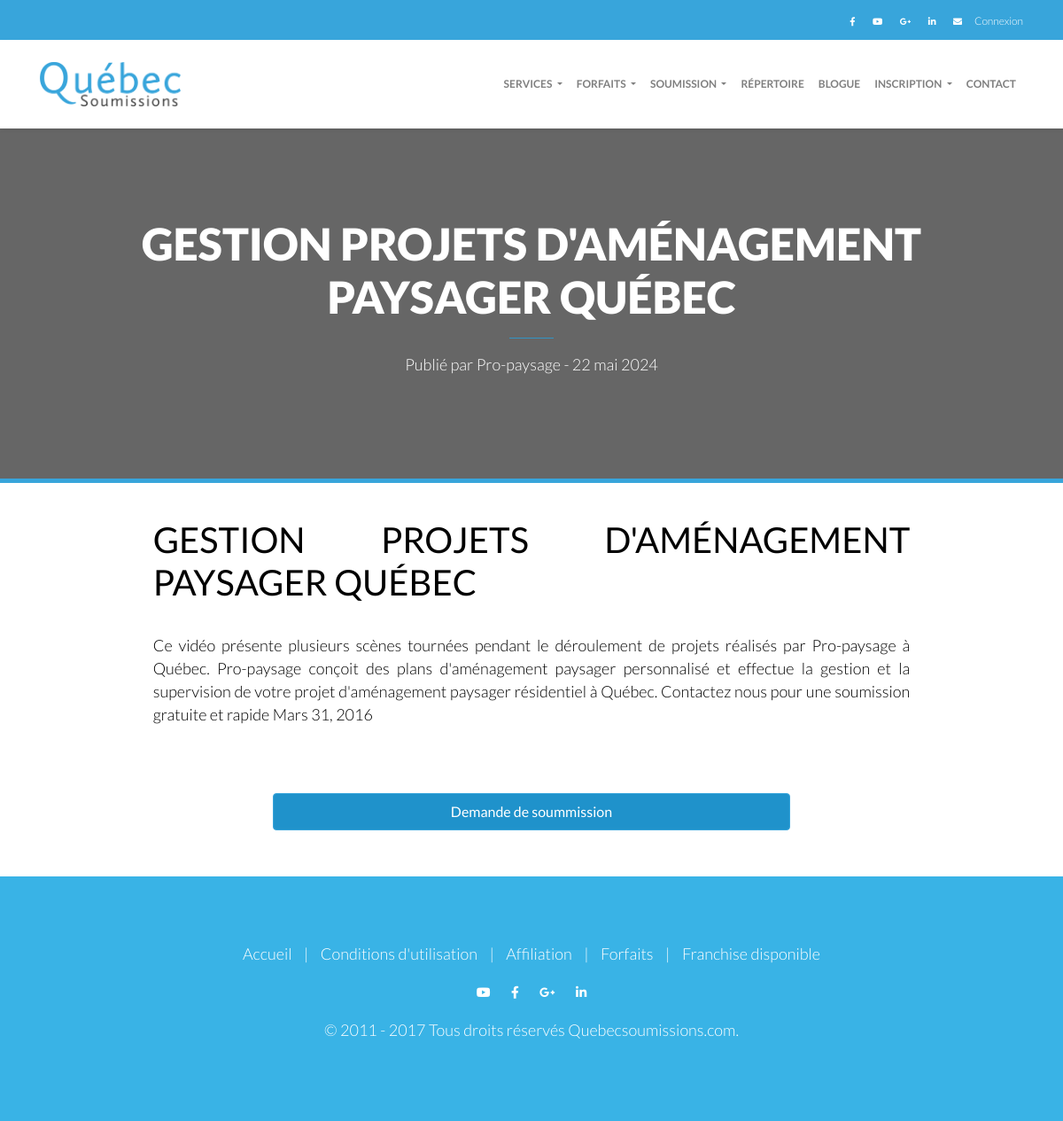
Page /post/gestion-projets-damenagement-paysager-quebec on the committed database.
### base/models.py (models this page shows, shortened)
class Information(models.Model):
    nom = models.CharField(max_length=255)
    logo = models.ImageField(upload_to="logo")
    adresse = models.TextField()
    email = models.EmailField()
    numero_telephone = models.CharField(max_length=20)

class Blog(models.Model):
    titre = models.CharField(max_length=255)
    description = models.TextField()
    contenu = RichTextField()
    auteur = models.CharField(max_length=255)
    date_publiaction = models.DateField(auto_now=True)
    slug = AutoSlugField(populate_from='titre', unique=True)

### base/views.py (the view)
# urls.py: path('post/<slug:slug>',blog_details,name="detail_blog"),
def blog_details(request,slug):
    blog = Blog.objects.get(slug=slug)
    params ={
        'blog':blog
    }
    return render(request,'pages/details_blog.html',params)

### base/context_processors.py (called while the page is built)
def getService(request):
    services = Service.objects.all()[:3]
    return {'services':services}

def getSoumission(request):
    soumissions = Type_Soumission.objects.all()
    return {'soumissions':soumissions}

def GetInformation(request):
    information = Information.objects.first()
    return {'information':information}

def GetForfait(request):
    forfaits = Forfait.objects.all()
    return {'forfaits':forfaits}

### base/templates/pages/details_blog.html
{% extends 'main/base.html' %}
{% block main %}
<div class="banner-section">
    <div class="banner-overlay"></div>
    <div class="container">
        <div class="row">
            <div class="col-md-12 top-text">
                <h1 class="text-center">{{blog.titre}}</h1>
                <hr class="text-center" size="5px" color="#38a5db" width="50">
                <p class="text-center">Publié par {{blog.auteur}} - {{blog.date_publiaction}}
                </p>
            </div>
        </div>
    </div>
</div>
<div class="row justify-content-center p-4">
    <div class="col-9 p-3" style="text-align: justify;color: black;">
        <h1 class="" style="color: black;">{{ blog.titre }}</h1><br>
        {{ blog.contenu | safe }}
    </div>
</div>
<div class="btn-ctn justify-content-center text-center p-3 mb-3">
<button class="btn btn-custom text-center p-2 w-50">Demande de soummission</button>
</div>
{% endblock %}

### base/templates/layouts/header.html (shortened to what this page needs)
<header class="banner">
    <div class="top-bar py-2 bg-info text-white">
        <div class="container d-flex justify-content-end align-items-center">
            <div class="social-icons mr-1">
                <a href="#" class="text-white mr-3"><i class="fab fa-facebook-f"></i></a>
                <a href="#" class="text-white mr-3"><i class="fab fa-youtube"></i></a>
                <a href="#" class="text-white mr-3"><i class="fab fa-google-plus-g"></i></a>
                <a href="#" class="text-white mr-3"><i class="fab fa-linkedin-in"></i></a>
                <a href="#" class="text-white"><i class="fas fa-envelope"></i></a>
            </div>
            <div class="login">
                <a href="#" class="text-white">Connexion</a>
            </div>
        </div>
    </div>
    <nav class="navbar navbar-expand-lg navbar-light bg-white shadow-sm">
        <div class="container">
            <a class="navbar-brand" href="/">
                <img src="{{information.logo.url}}" alt="{{information.nom}}" height="50">
            </a>
            <div class="collapse navbar-collapse" id="navbarNav">
                <ul class="navbar-nav ml-auto">
                <li class="nav-item dropdown">
                        <a class="nav-link dropdown-toggle" href="/services" id="navbarDropdown" role="button" data-toggle="dropdown" aria-haspopup="true" aria-expanded="false">
                        SERVICES
                        </a>
                    </li>
                    <li class="nav-item dropdown">
                        <a class="nav-link dropdown-toggle" href="/forfaits" id="navbarDropdown" role="button" data-toggle="dropdown" aria-haspopup="true" aria-expanded="false">
                        FORFAITS
                        </a>
                    </li>
                    <li class="nav-item dropdown">
                        <a class="nav-link dropdown-toggle" href="/Soummision" id="navbarDropdown" role="button" data-toggle="dropdown" aria-haspopup="true" aria-expanded="false">
                            SOUMISSION
                        </a>
                    </li>
                    <li class="nav-item">
                        <a class="nav-link" href="/repertoire">RÉPERTOIRE</a>
                    </li>
                    <li class="nav-item">
                        <a class="nav-link" href="/blogue">BLOGUE</a>
                    </li>
                    <li class="nav-item dropdown">
                        <a class="nav-link dropdown-toggle" href="#" id="navbarDropdown" role="button" data-toggle="dropdown" aria-haspopup="true" aria-expanded="false">
                        INSCRIPTION
                        </a>
                    </li>
                    <li class="nav-item">
                        <a class="nav-link" href="/contact">CONTACT</a>
                    </li>
                </ul>
            </div>
        </div>
    </nav>
</header>

### base/static/css/main.css (style rules this page uses)
body { font-family: 'Lato', Arial, sans-serif; font-style: normal; font-weight: 300; color: rgb(255, 255, 255); font-size: 18px; line-height: 26px; }
.btn-custom { background-color:#1f92cb; border-color:#38a5db; padding:20px; color:white; margin:20px; }
.top-bar { background-color: #38a5db!important; }
.social-icons a { color: white; margin-right: 10px; text-decoration: none; font-size: 10px; }
.login a { color: white; text-decoration: none; font-size:12px; }
.navbar-brand { color: #51b7ec; line-height: 1.2; }
.nav-link { color: #666; font-weight:600; }
.nav-item a { font-size:12px; }
.navbar { padding: 20px 10px; }
.banner-section { height: 400px; background-size: cover; display: flex; align-items: center; justify-content: center; color: white; position: relative; border-bottom:solid 5px #38a5db!important; }
.top-text h1 { font-size: 50px; font-weight: 900; }
.banner-overlay { position: absolute; top: 0; left: 0; width: 100%; height: 100%; background-color: rgba(0, 0, 0, 0.6); }

### rows in the picture
Information: logo (picture)
Blog: titre "GESTION PROJETS D'AMÉNAGEMENT PAYSAGER QUÉBEC", auteur "Pro-paysage", date_publiaction "22 mai 2024", contenu "Ce vidéo présente plusieurs scènes tournées pendant le déroulement de projets réalisés par Pro-paysage à Québec. Pro-paysage conçoit des plans d'aménagement paysager personnalisé et effectue la gestion et la supervision de votre projet d'aménagement paysager résidentiel à Québec. Contactez nous pour une soumission gratuite et rapide Mars 31, 2016"
